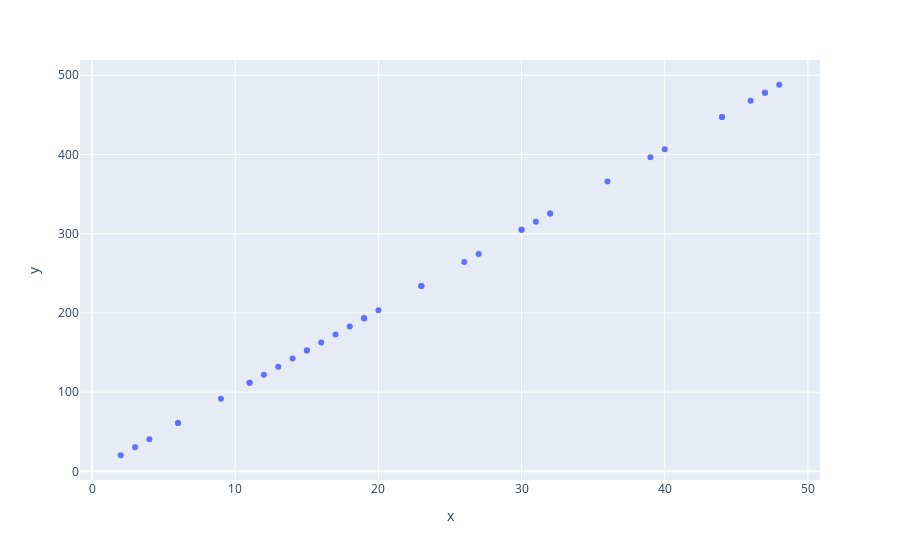

This figure's notebook cell:
### Markdown cell above
# Exercise 5-1.
>  The norm of a matrix is related to the scale of the numerical values in the matrix. 
> In this exercise, you will create an experiment to demonstrate this. In each of 10 experiment iterations, create a 10 × 10 random numbers matrix and compute its Frobenius norm. Then repeat this experiment 40 times, each time scalar multiplying the matrix by a different scalar that ranges between 0 and 50. The result of the experiment will be a 40 × 10 matrix of norms. Figure 6-7 shows the resulting norms, averaged over the 10 experiment iterations. This experiment also illustrates two additional properties of matrix norms: they are strictly nonnegative and can equal 0 only for the zeros matrix.

### Code cell
EXPERIMENTS=10
scalars = np.random.randint(0, 50, 40)
results = np.zeros((10, 40))

for exp in range(EXPERIMENTS) : 
    A = np.random.randn(10, 10)
    for i, scale in enumerate(scalars): 
        Scaled_A = A * scale
        norm = np.linalg.norm(Scaled_A)

        results[exp][i] = norm

results = results.mean(0)
px.scatter(x=scalars, y=results)

### Figure 1 — Plotly figure (JSON) as saved in the notebook; plotly's stock layout.template omitted (floating-point values rounded to 4 significant figures)
{"data": [{"hovertemplate": "x=%{x}<br>y=%{y}<extra></extra>", "legendgroup": "", "marker": {"color": "#636efa", "symbol": "circle"}, "mode": "markers", "name": "", "orientation": "v", "showlegend": false, "type": "scatter", "x": [13, 11, 47, 14, 16, 40, 11, 19, 30, 44, 32, 15, 9, 19, 31, 23, 47, 48, 39, 3, 18, 20, 27, 4, 19, 23, 46, 30, 2, 12, 15, 6, 32, 44, 44, 6, 17, 36, 26, 23], "xaxis": "x", "y": [132.2, 111.8, 477.9, 142.4, 162.7, 406.7, 111.8, 193.2, 305.0, 447.4, 325.4, 152.5, 91.51, 193.2, 315.2, 233.9, 477.9, 488.1, 396.5, 30.5, 183.0, 203.4, 274.5, 40.67, 193.2, 233.9, 467.7, 305.0, 20.34, 122.0, 152.5, 61.01, 325.4, 447.4, 447.4, 61.01, 172.9, 366.0, 264.4, 233.9], "yaxis": "y"}], "layout": {"legend": {"tracegroupgap": 0}, "margin": {"t": 60}, "xaxis": {"anchor": "y", "domain": [0, 1], "title": {"text": "x"}}, "yaxis": {"anchor": "x", "domain": [0, 1], "title": {"text": "y"}}}}
